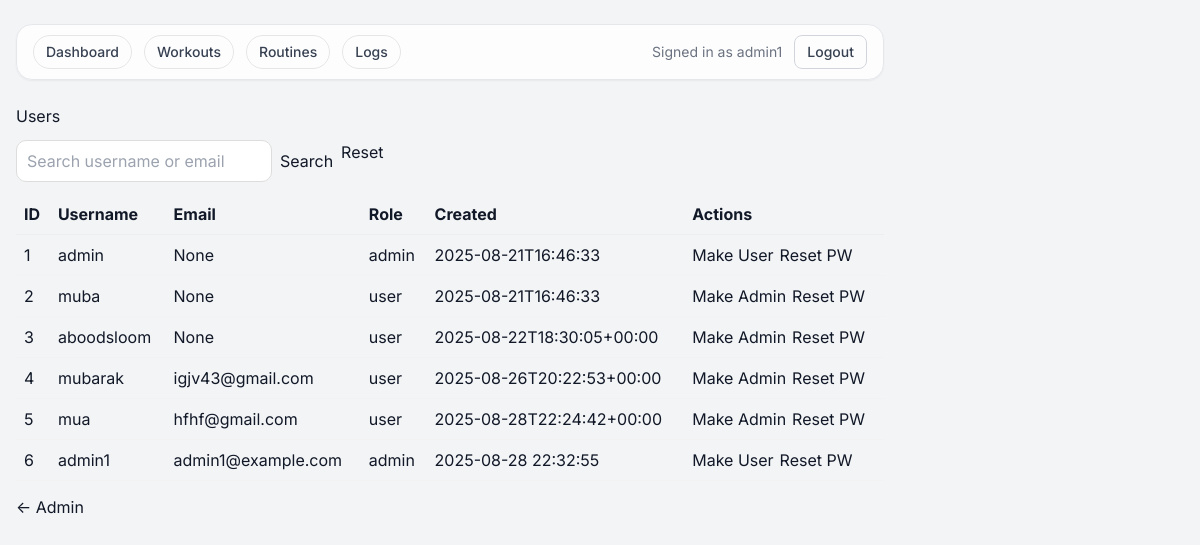
Page /admin/users (signed in) on the earlier database version.
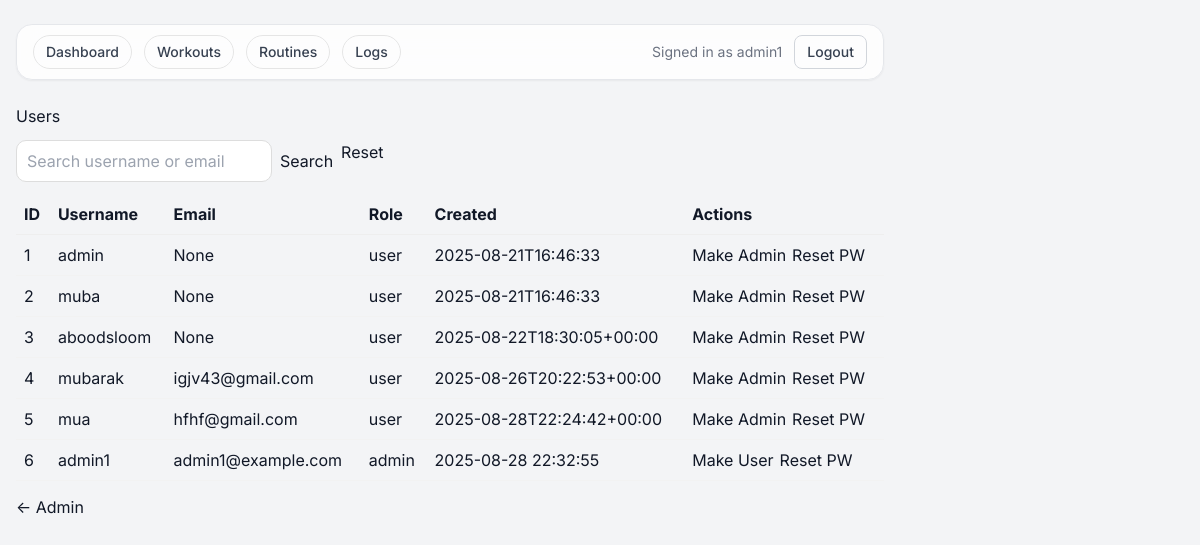
Same page on the later database version.
### app.py (models this page shows)
class User(Base):
    __tablename__ = "user"
    id = Column(Integer, primary_key=True)
    email = Column(String(120), unique=True, nullable=False)
    username = Column(String(64), nullable=False)
    password_hash = Column(String(255), nullable=False)
    role = Column(String(16), nullable=False, default="user")
    created_at = Column(String(32))
    __table_args__ = (UniqueConstraint("username", name="uq_user_username"),)

### app.py (the view)
@app.get("/admin/users")
@admin_required
def admin_users():
    q = (request.args.get("q") or "").strip().lower()
    db = SessionLocal()
    try:
        query = db.query(User).order_by(User.id.asc())
        if q:
            query = query.filter(or_(User.username.ilike(f"%{q}%"),
                                     User.email.ilike(f"%{q}%")))
        users = query.limit(500).all()
    finally:
        db.close()
    return render_template("admin/users.html", users=users)

### app.py (called while the page is built)
def current_user_id():
    return session.get("uid")

def is_admin():
    uid = session.get("uid")
    if not uid:
        return False
    db = SessionLocal()
    try:
        u = db.query(User).get(uid)
        return bool(u and u.role == "admin")
    finally:
        db.close()

def admin_required(view_func):
    @wraps(view_func)
    def wrapper(*args, **kwargs):
        if not current_user_id():
            return redirect(url_for("login", next=request.path))
        if not is_admin():
            return render_template("403.html"), 403
        return view_func(*args, **kwargs)
    return wrapper

@app.context_processor
def inject_flags():
    return {"is_admin": session.get("role") == "admin"}

### templates/admin/users.html (shortened to what this page needs)
{% extends "base.html" %}
{% block content %}
<h1 style="margin:0 0 12px">Users</h1>
<form method="get" style="margin:0 0 12px;display:flex;gap:8px;flex-wrap:wrap">
  <input name="q" value="{{ request.args.get('q','') }}" placeholder="Search username or email" style="padding:8px 10px;border-radius:10px;border:1px solid #ddd">
  <button class="btn" type="submit">Search</button>
  <a class="btn" href="{{ url_for('admin_users') }}" style="text-decoration:none">Reset</a>
</form>
<table style="width:100%;border-collapse:collapse">
  <thead>
    <tr style="text-align:left;border-bottom:1px solid #eee">
      <th style="padding:8px">ID</th>
      <th style="padding:8px">Username</th>
      <th style="padding:8px">Email</th>
      <th style="padding:8px">Role</th>
      <th style="padding:8px">Created</th>
      <th style="padding:8px">Actions</th>
    </tr>
  </thead>
  <tbody>
  {% for u in users %}
    <tr style="border-bottom:1px solid #f2f2f2">
      <td style="padding:8px">{{ u.id }}</td>
      <td style="padding:8px">{{ u.username }}</td>
      <td style="padding:8px">{{ u.email }}</td>
      <td style="padding:8px">{{ u.role }}</td>
      <td style="padding:8px">{{ u.created_at }}</td>
      <td style="padding:8px;display:flex;gap:6px;flex-wrap:wrap">
        {% if u.role == 'admin' %}
          <form method="post" action="{{ url_for('admin_user_role', user_id=u.id) }}">
            <button class="btn" type="submit">Make User</button>
          </form>
        {% else %}
          <form method="post" action="{{ url_for('admin_user_role', user_id=u.id) }}">
            <button class="btn" type="submit">Make Admin</button>
          </form>
        {% endif %}
        <form method="post" action="{{ url_for('admin_user_reset_pw', user_id=u.id) }}" onsubmit="return confirm('Reset password for {{u.username}} to a temporary one?')">
          <button class="btn" type="submit">Reset PW</button>
        </form>
      </td>
    </tr>
  {% else %}
    <tr><td colspan="6" style="padding:10px;opacity:.7">No users found.</td></tr>
  {% endfor %}
  </tbody>
</table>
<p style="margin-top:14px"><a href="{{ url_for('admin_index') }}">← Admin</a></p>
{% endblock %}

### templates/base.html (shortened to what this page needs)
<!DOCTYPE html>
<html lang="en">
<head>
  <script src="https://cdn.tailwindcss.com"></script>
  <link rel="stylesheet" href="{{ url_for('static', filename='style.css') }}" />
</head>
<body class="bg-gray-100 text-gray-900 min-h-screen">
  <div class="max-w-6xl mx-auto px-4 py-6">
    <nav class="flex items-center gap-2 sm:gap-3 rounded-2xl bg-white/80 backdrop-blur-md border border-gray-200 shadow-sm px-3 sm:px-4 py-2.5 mb-6">
      <a href="{{ url_for('home') }}"
         data-nav="home"
         class="px-3 py-1.5 rounded-full text-sm font-medium text-gray-700 hover:bg-gray-100 transition">
         Dashboard
      </a>
      <a href="{{ url_for('workouts') }}"
         data-nav="workouts"
         class="px-3 py-1.5 rounded-full text-sm font-medium text-gray-700 hover:bg-gray-100 transition">
         Workouts
      </a>
      <a href="{{ url_for('routines_page') }}"
         data-nav="routines"
         class="px-3 py-1.5 rounded-full text-sm font-medium text-gray-700 hover:bg-gray-100 transition">
         Routines
      </a>
      <a href="{{ url_for('logs_page') }}"
         data-nav="logs"
         class="px-3 py-1.5 rounded-full text-sm font-medium text-gray-700 hover:bg-gray-100 transition">
         Logs
      </a>
      <div class="ml-auto flex items-center gap-2 sm:gap-3">
        {% if session.get('uid') %}
          <span class="text-gray-500 text-sm hidden sm:inline">Signed in as {{ session.get('username') }}</span>
          <a href="{{ url_for('logout') }}"
             class="px-3 py-1.5 rounded-lg border border-gray-300 text-gray-700 text-sm font-medium hover:bg-gray-50 transition">
             Logout
          </a>
        {% endif %}
      </div>
    </nav>
    <main class="mt-4">
      {% block content %}{% endblock %}
    </main>
  </div>
</body>
</html>

### static/style.css (style rules this page uses)
body { font-family: system-ui, -apple-system, Segoe UI, Roboto, Arial, sans-serif; margin: 16px; max-width: 900px; }
nav { display:flex; gap:12px; align-items:center; margin-bottom:10px; flex-wrap:wrap; }
nav a { text-decoration:none; padding:6px 10px; border-radius:10px; border:1px solid #e5e5e5; }
.hidden { display:none; }

### templates/base.html (style rules this page uses)
* { font-family: Inter, system-ui, -apple-system, Segoe UI, Roboto, Arial, sans-serif; }

Differences in the rows shown:
changed User id 1: role "admin" → "user"; role "Make User" → "Make Admin"
